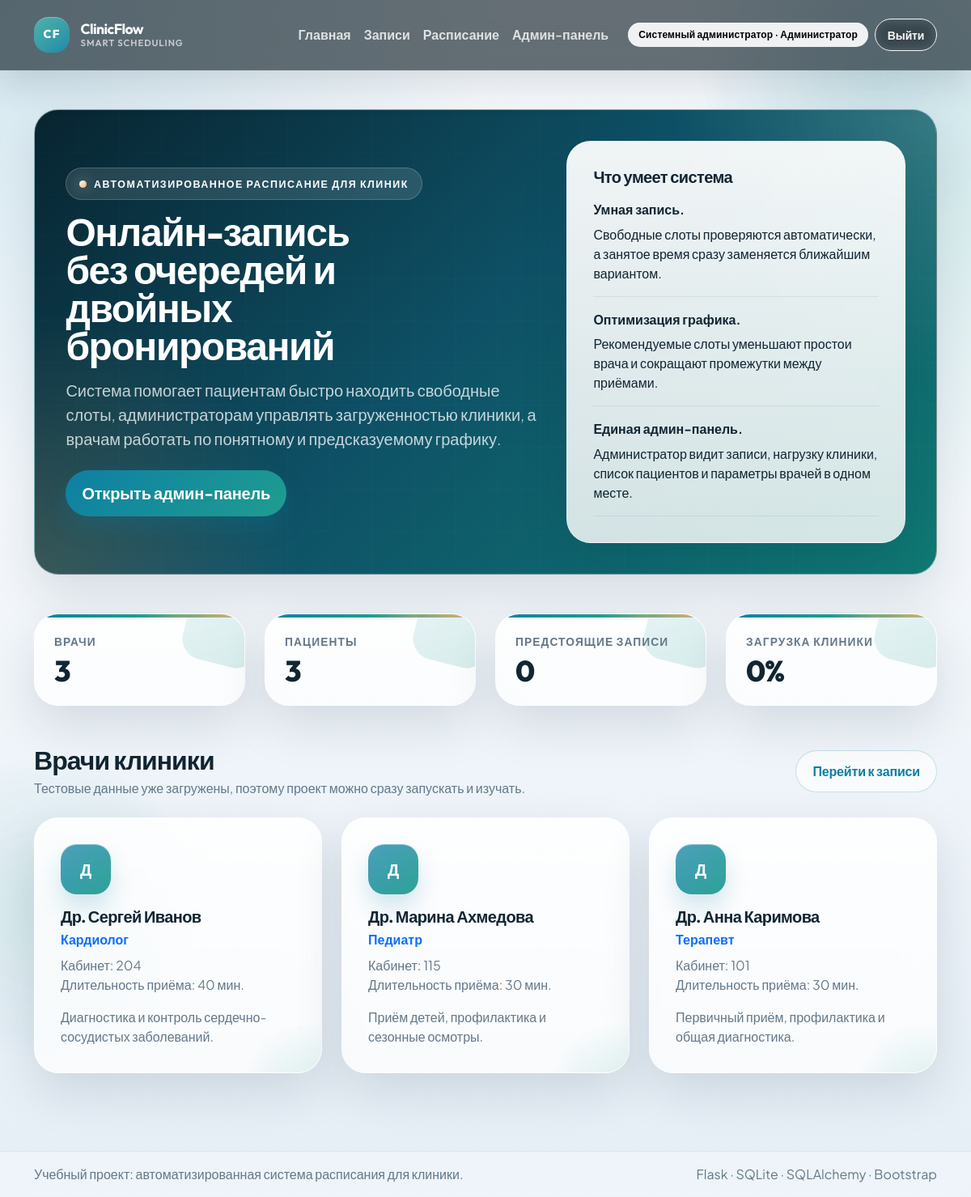
The page / (signed in) on the database its author committed.
### models.py (models this page shows, shortened)
class User(db.Model):
    __tablename__ = "users"
    id = db.Column(db.Integer, primary_key=True)
    full_name = db.Column(db.String(120), nullable=False)
    email = db.Column(db.String(120), nullable=False, unique=True, index=True)
    phone = db.Column(db.String(30), unique=True)
    password_hash = db.Column(db.String(255), nullable=False)
    role = db.Column(db.String(20), nullable=False, index=True)
    is_active = db.Column(db.Boolean, default=True, nullable=False)
    created_at = db.Column(db.DateTime, default=datetime.utcnow, nullable=False)
    doctor_profile = db.relationship(
        "Doctor",
        back_populates="user",
        uselist=False,
        cascade="all, delete-orphan",
    )
    patient_profile = db.relationship(
        "Patient",
        back_populates="user",
        uselist=False,
        cascade="all, delete-orphan",
    )

class Doctor(db.Model):
    __tablename__ = "doctors"
    id = db.Column(db.Integer, primary_key=True)
    user_id = db.Column(db.Integer, db.ForeignKey("users.id"), nullable=False, unique=True)
    specialization = db.Column(db.String(120), nullable=False)
    room_number = db.Column(db.String(20))
    appointment_duration = db.Column(db.Integer, nullable=False, default=30)
    bio = db.Column(db.Text)
    user = db.relationship("User", back_populates="doctor_profile")
    schedules = db.relationship(
        "Schedule",
        back_populates="doctor",
        cascade="all, delete-orphan",
        order_by="Schedule.work_date, Schedule.start_time",
    )
    appointments = db.relationship(
        "Appointment",
        back_populates="doctor",
        cascade="all, delete-orphan",
        foreign_keys="Appointment.doctor_id",
        order_by="Appointment.appointment_date, Appointment.start_time",
    )
    @property
    def full_name(self):
        return self.user.full_name if self.user else "Врач"

### routes.py (the view)
@bp.route("/")
def index():
    doctors = (
        Doctor.query.options(joinedload(Doctor.user))
        .join(Doctor.user)
        .filter(User.is_active.is_(True))
        .order_by(Doctor.specialization, User.full_name)
        .all()
    )
    metrics = get_dashboard_metrics()
    next_appointment = get_next_appointment_for_user(g.get("current_user"))
    return render_template(
        "index.html",
        doctors=doctors,
        metrics=metrics,
        next_appointment=next_appointment,
    )

### routes.py (called while the page is built)
@bp.before_app_request
def load_logged_in_user():
    user_id = session.get("user_id")
    g.current_user = db.session.get(User, user_id) if user_id else None

@bp.app_context_processor
def inject_globals():
    return {
        "current_user": g.get("current_user"),
        "role_labels": ROLE_LABELS,
        "status_labels": STATUS_LABELS,
        "today_date": date.today(),
    }

def get_next_appointment_for_user(user):
    today = date.today()
    query = (
        Appointment.query.options(
            joinedload(Appointment.doctor).joinedload(Doctor.user),
            joinedload(Appointment.patient).joinedload(Patient.user),
        )
        .filter(Appointment.appointment_date >= today, Appointment.status != "cancelled")
        .order_by(Appointment.appointment_date, Appointment.start_time)
    )
    if not user:
        return None
    if user.role == "patient" and user.patient_profile:
        query = query.filter_by(patient_id=user.patient_profile.id)
    elif user.role == "doctor" and user.doctor_profile:
        query = query.filter_by(doctor_id=user.doctor_profile.id)
    else:
        return None
    return query.first()

### templates/index.html (shortened to what this page needs)
{% extends "base.html" %}
{% block content %}
<section class="hero-panel mb-5">
    <div class="row align-items-center g-4">
        <div class="col-lg-7">
            <span class="hero-tag">Автоматизированное расписание для клиник</span>
            <h1 class="display-5 fw-bold mt-3">Онлайн-запись без очередей и двойных бронирований</h1>
            <p class="lead text-secondary mt-3">
                Система помогает пациентам быстро находить свободные слоты, администраторам управлять загруженностью клиники,
                а врачам работать по понятному и предсказуемому графику.
            </p>
            <div class="d-flex flex-wrap gap-3 mt-4">
                {% if current_user and current_user.role == 'patient' %}
                    <a class="btn btn-primary btn-lg" href="{{ url_for('main.appointments') }}">Записаться на приём</a>
                {% elif current_user and current_user.role == 'doctor' %}
                    <a class="btn btn-primary btn-lg" href="{{ url_for('main.schedule_view') }}">Открыть расписание</a>
                {% elif current_user and current_user.role == 'admin' %}
                    <a class="btn btn-primary btn-lg" href="{{ url_for('main.admin_dashboard') }}">Открыть админ-панель</a>
                {% else %}
                    <a class="btn btn-primary btn-lg" href="{{ url_for('main.register') }}">Создать аккаунт</a>
                    <a class="btn btn-outline-primary btn-lg" href="{{ url_for('main.login') }}">Войти</a>
                {% endif %}
            </div>
        </div>
        <div class="col-lg-5">
            <div class="surface-card h-100">
                <h5 class="fw-bold mb-3">Что умеет система</h5>
                <div class="feature-item">
                    <strong>Умная запись.</strong>
                    <span>Свободные слоты проверяются автоматически, а занятое время сразу заменяется ближайшим вариантом.</span>
                </div>
                <div class="feature-item">
                    <strong>Оптимизация графика.</strong>
                    <span>Рекомендуемые слоты уменьшают простои врача и сокращают промежутки между приёмами.</span>
                </div>
                <div class="feature-item mb-0">
                    <strong>Единая админ-панель.</strong>
                    <span>Администратор видит записи, нагрузку клиники, список пациентов и параметры врачей в одном месте.</span>
                </div>
            </div>
        </div>
    </div>
</section>
<section class="row g-4 mb-5">
    <div class="col-md-6 col-xl-3">
        <div class="metric-card">
            <div class="metric-label">Врачи</div>
            <div class="metric-value">{{ metrics.doctor_count }}</div>
        </div>
    </div>
    <div class="col-md-6 col-xl-3">
        <div class="metric-card">
            <div class="metric-label">Пациенты</div>
            <div class="metric-value">{{ metrics.patient_count }}</div>
        </div>
    </div>
    <div class="col-md-6 col-xl-3">
        <div class="metric-card">
            <div class="metric-label">Предстоящие записи</div>
            <div class="metric-value">{{ metrics.upcoming_appointments }}</div>
        </div>
    </div>
    <div class="col-md-6 col-xl-3">
        <div class="metric-card">
            <div class="metric-label">Загрузка клиники</div>
            <div class="metric-value">{{ metrics.clinic_load }}%</div>
        </div>
    </div>
</section>
<section>
    <div class="d-flex justify-content-between align-items-center flex-wrap gap-3 mb-4">
        <div>
            <h2 class="fw-bold mb-1">Врачи клиники</h2>
            <p class="text-secondary mb-0">Тестовые данные уже загружены, поэтому проект можно сразу запускать и изучать.</p>
        </div>
        {% if current_user and current_user.role in ['patient', 'admin'] %}
            <a class="btn btn-outline-primary" href="{{ url_for('main.appointments') }}">Перейти к записи</a>
        {% endif %}
    </div>
    <div class="row g-4">
        {% for doctor in doctors %}
            <div class="col-md-6 col-xl-4">
                <div class="surface-card doctor-card h-100">
                    <div class="doctor-avatar">{{ doctor.full_name[:1] }}</div>
                    <h5 class="fw-bold mt-3 mb-1">{{ doctor.full_name }}</h5>
                    <div class="text-primary fw-semibold">{{ doctor.specialization }}</div>
                    <div class="text-secondary mt-2">Кабинет: {{ doctor.room_number or 'не указан' }}</div>
                    <div class="text-secondary">Длительность приёма: {{ doctor.appointment_duration }} мин.</div>
                    <p class="text-secondary mt-3 mb-0">{{ doctor.bio or 'Профиль врача доступен в системе.' }}</p>
                </div>
            </div>
        {% endfor %}
    </div>
</section>
{% endblock %}

### templates/base.html (shortened to what this page needs)
<!doctype html>
<html lang="ru">
<head>
    <link href="https://cdn.jsdelivr.net/npm/bootstrap@5.3.3/dist/css/bootstrap.min.css" rel="stylesheet">
    <link rel="stylesheet" href="{{ url_for('static', filename='style.css') }}">
</head>
<body class="app-body">
    <div class="app-backdrop" aria-hidden="true">
        <span class="app-orb orb-one"></span>
        <span class="app-orb orb-two"></span>
        <span class="app-grid"></span>
    </div>
    <nav class="navbar navbar-expand-lg navbar-dark app-navbar">
        <div class="container">
            <a class="navbar-brand app-brand" href="{{ url_for('main.index') }}">
                <span class="brand-mark">CF</span>
                <span class="brand-copy">
                    <span class="brand-name">ClinicFlow</span>
                    <span class="brand-note">smart scheduling</span>
                </span>
            </a>
            <div class="collapse navbar-collapse" id="mainNav">
                <ul class="navbar-nav ms-auto align-items-lg-center">
                    <li class="nav-item">
                        <a class="nav-link" href="{{ url_for('main.index') }}">Главная</a>
                    </li>
                    {% if current_user %}
                        <li class="nav-item">
                            <a class="nav-link" href="{{ url_for('main.appointments') }}">Записи</a>
                        </li>
                        {% if current_user.role in ['doctor', 'admin'] %}
                            <li class="nav-item">
                                <a class="nav-link" href="{{ url_for('main.schedule_view') }}">Расписание</a>
                            </li>
                        {% endif %}
                        {% if current_user.role == 'admin' %}
                            <li class="nav-item">
                                <a class="nav-link" href="{{ url_for('main.admin_dashboard') }}">Админ-панель</a>
                            </li>
                        {% endif %}
                        <li class="nav-item ms-lg-3">
                            <span class="badge text-bg-light user-badge">
                                {{ current_user.full_name }} · {{ role_labels[current_user.role] }}
                            </span>
                        </li>
                        <li class="nav-item ms-lg-2">
                            <a class="btn btn-outline-light btn-sm" href="{{ url_for('main.logout') }}">Выйти</a>
                        </li>
                    {% else %}
                        <li class="nav-item ms-lg-3">
                            <a class="btn btn-outline-light btn-sm me-2" href="{{ url_for('main.login') }}">Войти</a>
                            <a class="btn btn-light btn-sm" href="{{ url_for('main.register') }}">Регистрация</a>
                        </li>
                    {% endif %}
                </ul>
            </div>
        </div>
    </nav>
    <main class="container py-4 py-lg-5 app-main">
        {% block content %}{% endblock %}
    </main>
    <footer class="app-footer">
        <div class="container py-3 d-flex flex-column flex-md-row justify-content-between gap-2">
            <span>Учебный проект: автоматизированная система расписания для клиники.</span>
            <span>Flask · SQLite · SQLAlchemy · Bootstrap</span>
        </div>
    </footer>
</body>
</html>

### rows shown on the page
User: full_name "Системный администратор", role "Администратор"
Doctor: full_name "Д", full_name "Др. Сергей Иванов", specialization "Кардиолог", room_number "204", appointment_duration "40", bio "Диагностика и контроль сердечно-сосудистых заболеваний."
Doctor: full_name "Д", full_name "Др. Марина Ахмедова", specialization "Педиатр", room_number "115", appointment_duration "30", bio "Приём детей, профилактика и сезонные осмотры."
Doctor: full_name "Д", full_name "Др. Анна Каримова", specialization "Терапевт", room_number "101", appointment_duration "30", bio "Первичный приём, профилактика и общая диагностика."

### other values the page prints
{{ metrics.doctor_count }} "3"
{{ metrics.patient_count }} "3"
{{ metrics.upcoming_appointments }} "0"
{{ metrics.clinic_load }} "0"
